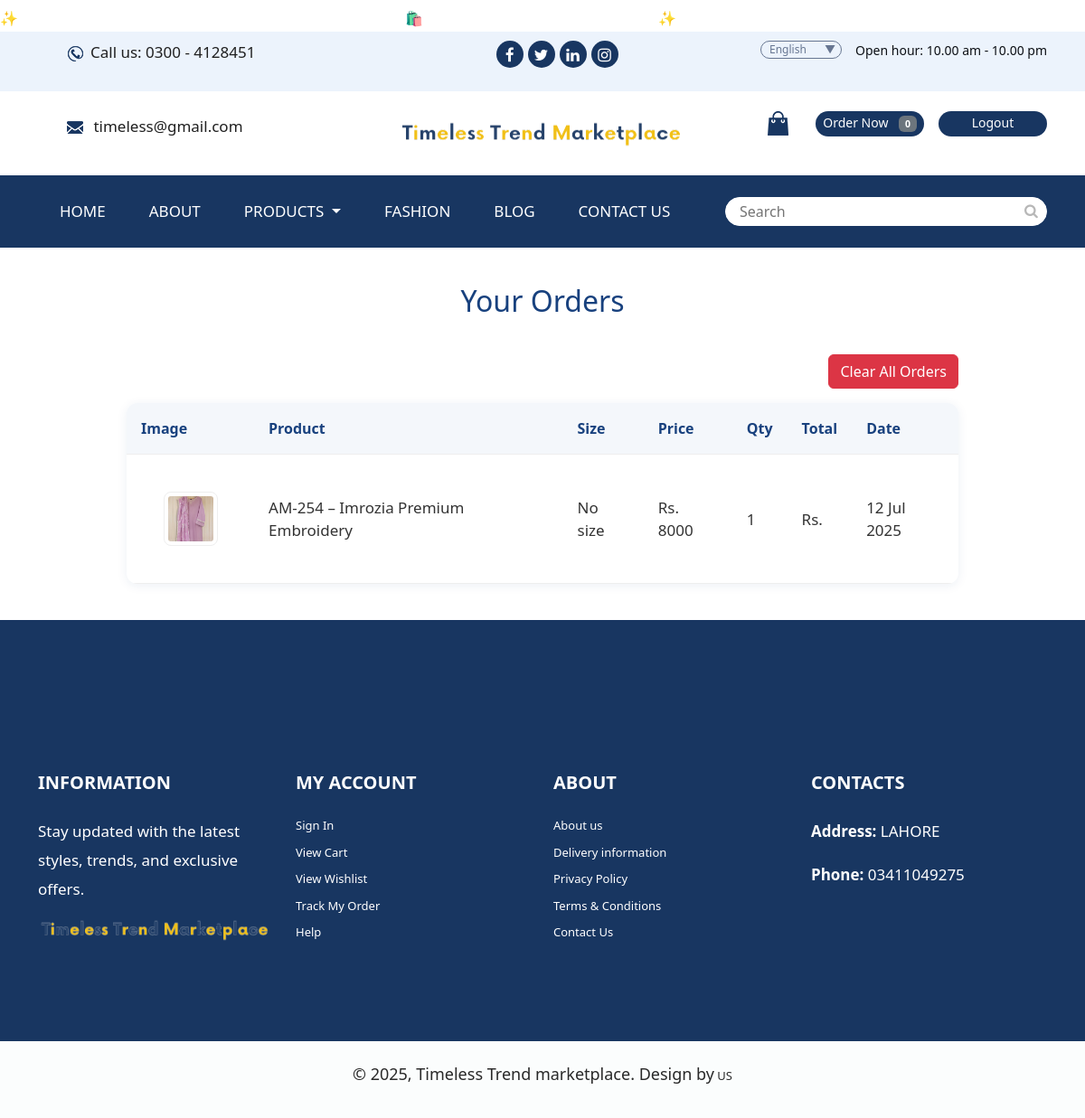
/order/ (signed in), run on the app's committed database.
### app/models.py (models this page shows, shortened)
class Order(models.Model):
    image = models.ImageField(upload_to='ecommerce/order/image')
    product = models.CharField(max_length=1000, default='')
    user = models.ForeignKey(User, on_delete=models.CASCADE)
    price = models.IntegerField()
    quantity = models.CharField(max_length=5)
    total = models.CharField(max_length=1000, default='')
    address = models.TextField()
    phone = models.CharField(max_length=11)
    pincode = models.CharField(max_length=18)
    size = models.CharField(max_length=50, blank=True, null=True)
    date = models.DateField(default=datetime.datetime.today)

### commerce/views.py (the view)
# urls.py: path('order/', views.Your_Order, name='order'),
def Your_Order(request):
    uid = request.session.get('_auth_user_id')
    user = User.objects.get(pk=uid)
    order = Order.objects.filter(user=user)
    context = {
        'order': order,
    }
    return render(request, 'order.html', context)

### templates/order.html (shortened to what this page needs)
{% extends 'master.html' %}
{% block body %}
<div class="cart-contain">
  <h2>Your Orders</h2>
  {% if order %}
  <div class="text-right mb-3">
    <form method="post" action="{% url 'clear_orders' %}">
      <button type="submit" class="btn btn-danger" onclick="return confirm('Are you sure you want to clear all your order history?')">
        Clear All Orders
      </button>
    </form>
  </div>
  <div class="cart-list" id="cart-list">
    <table>
      <thead>
        <tr>
          <th>Image</th>
          <th>Product</th>
          <th>Size</th>
          <th>Price</th>
          <th>Qty</th>
          <th>Total</th>
          <th>Date</th>
        </tr>
      </thead>
      <tbody>
        {% for item in order %}
        <tr>
          <td>
            {% if item.image %}
              <img src="{{ item.image.url }}" alt="{{ item.product }}" width="60" class="img-thumbnail">
            {% else %}
              <div class="no-image">No image</div>
            {% endif %}
          </td>
          <td>{{ item.product }}</td>
          <td>{{ item.size|default:"-" }}</td>
          <td>Rs. {{ item.price }}</td>
          <td>{{ item.quantity }}</td>
          <td>Rs. {{ item.total }}</td>
          <td>{{ item.date|date:"d M Y" }}</td>
        </tr>
        {% endfor %}
      </tbody>
    </table>
  </div>
  {% else %}
  <div class="alert alert-info">
    <p>You haven't placed any orders yet.</p>
    <a href="{% url 'index' %}" class="btn btn-primary">Continue Shopping</a>
  </div>
  {% endif %}
</div>
{% endblock %}

### static/css/style.css (style rules this page uses)
* { box-sizing: border-box !important; }
html { scroll-behavior: smooth; }
body { color: #666666; font-size: 14px; font-family: 'Poppins', sans-serif; line-height: 1.80857; font-weight: normal; }
h1, h2, h3, h4, h5, h6 { letter-spacing: 0; font-weight: normal; position: relative; padding: 0 0 10px 0; font-weight: normal; line-height: normal; color: #111111; margin: 0 }
h2 { font-size: 18px; }
*, *::after, *::before { -webkit-box-sizing: border-box; -moz-box-sizing: border-box; box-sizing: border-box; }
a, .btn { text-decoration: none !important; outline: none !important; -webkit-transition: all .3s ease-in-out; -moz-transition: all .3s ease-in-out; -ms-transition: all .3s ease-in-out; -o-transition: all .3s ease-in-out; transition: all .3s ease-in-out; }
img { max-width: 100%; height: auto; }
button { border: 0; margin: 0; padding: 0; cursor: pointer; }
.cart-contain { max-width: 940px; margin: 40px auto; padding: 0 10px; }
.cart-list table { width: 100%; border-collapse: collapse; background: #fff; border-radius: 12px; box-shadow: 0 2px 12px rgba(24, 65, 126, 0.08); overflow: hidden; }
.cart-list th, .cart-list td { text-align: left; padding: 16px; border-bottom: 1px solid #eee; }
.cart-list th { background-color: #f4f7fb; color: #18417e; font-weight: 600; font-size: 16px; }
.cart-list td { font-size: 17px; color: #333; vertical-align: middle; }
.cart-list img { width: 60px; height: 60px; object-fit: cover; border-radius: 8px; border: 1.5px solid #eee; margin: 25px ; }
.cart-contain h2 { text-align: center; color: #18417e; margin-bottom: 30px; font-size: 2rem; }

### static/css/icomoon.css (style rules this page uses)
body { background: #fff; }

### data on the page
Order: image (picture), product "AM-254 – Imrozia Premium Embroidery", size "No size", price "8000", quantity "1", date "12 Jul 2025"

### other printed values
{{ request.session.cart|length }} "0"
